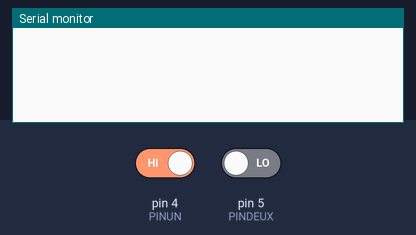
Simulated run of this sketch. Board: Arduino Uno, built with avr-gcc and run on an emulated ATmega328P. On the bench: the last lines printed to the serial monitor. Inputs (shaded band) come from the test bench; at power-on: pin 4 (PINUN) HIGH, pin 5 (PINDEUX) LOW.

Above: at 1.2 s.
1.3 s: pin 4 (PINUN) driven LOW
At 2.5 s:
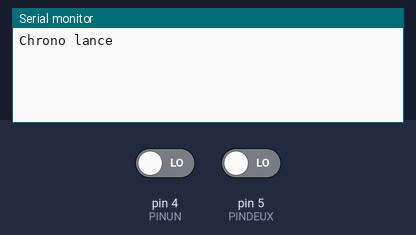
2.8 s: pin 4 (PINUN) driven HIGH
At 3.7 s:
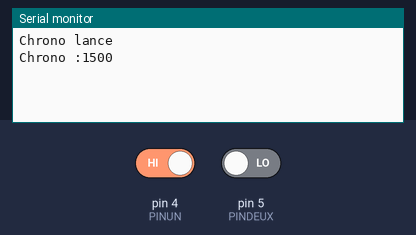

Measured:
- after the input at 1.3 s, the serial monitor: prints a new line at once (image 1)
- after the input at 2.8 s, the serial monitor: prints a new line at once (image 2)

The sketch:

Code.ino
```cpp
#include <Arduino.h>

/*
   Cable marron : VCC (5V)
   Cable bleu : GND
   Cable noir : Signal (Pin 2)
*/
/*
   Presence devant le capteur = LOW
   Rien devant le capteur = HIGH
*/

#define PINUN 4   // Pin correspondant au capteur en haut de la piste
#define PINDEUX 5  // Pin correspondant au capteur en bas de la piste

int valeurCapteur = 0;    // Valeur d'état du capteur
long temps1, temps2, chrono; // Variables pour calculer le chrono

void setup() {
  pinMode(PINUN, INPUT);  // On met le pin 4 en mode entrée
  pinMode(PINDEUX, INPUT);  // On met le pin 6 en mode entrée
  Serial.begin(9600);
}

void loop() {
  valeurCapteur = digitalRead(PINUN);   // Lecture de la valeur du capteur infrarouge
  if (valeurCapteur == LOW) {    // Si le capteur detecte quelque chose
    temps1 = millis();                  // On lance le chrono
    Serial.println("Chrono lance");
    while (valeurCapteur == LOW) {     // On attend qu'il n'y est plus rien devant
      valeurCapteur = digitalRead(PINUN);
    }
    while (valeurCapteur == HIGH) {    // Puis on attend que quelque chose passe de nouveau devant
      valeurCapteur = digitalRead(PINDEUX);
    }
    temps2 = millis();            // On stop le chrono
    chrono = temps2 - temps1;     // calcul du chrono
    Serial.print("Chrono :");
    Serial.print(chrono);         //  Affichage du chrono
    Serial.println("");
    while (valeurCapteur == LOW) {   // On attend qu'il n'y est plus rien devant
      valeurCapteur = digitalRead(PINDEUX);
    }
  }
}
```
